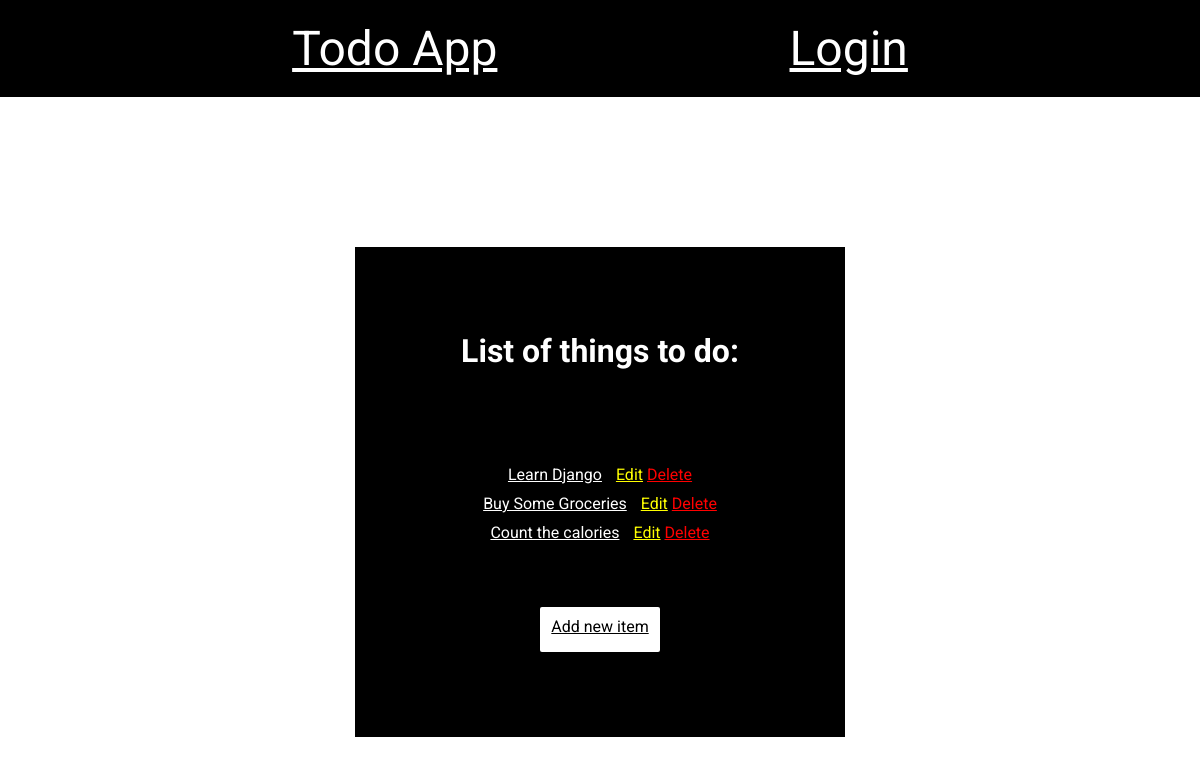
The app's page /, older data.
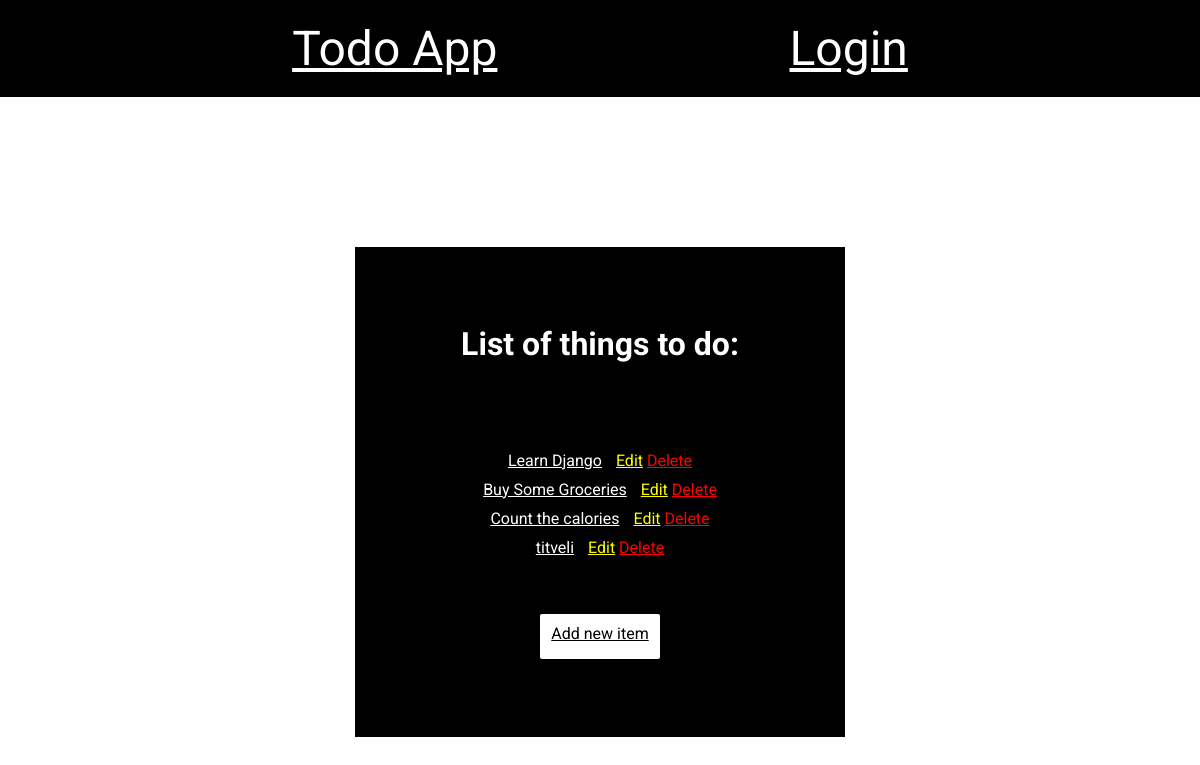
The same page, newer data.
### base/models.py (models this page shows)
class ToDoList(models.Model):
    title = models.CharField(max_length=200, null=False)
    description = models.TextField(null=False)
    def __str__(self):
        return self.title

### base/views.py (the view)
# urls.py: path("", views.home, name="home"),
def home(request):
    todos = ToDoList.objects.all()
    context = {"todo_list": todos}
    return render(request, 'base/home.html', context)

### base/templates/base/home.html
{% extends "main.html" %}
{% load static %}
{% block content %}
    <main>
        <div class="container">
            <h1>List of things to do:</h1>
            <ul>
                {% for todo in todo_list %}
                    <li>
                        <a class="title" href="{% url 'single' todo.id %}">{{ todo }}</a>
                        <a class='edit' href="{% url 'edit' todo.id %}">Edit</a>
                        <a class="delete" href="">Delete</a>
                    </li>
                {% endfor %}
            </ul>
             <a class="create-link" href="{% url 'create' %}">Add new item</a>
        </div>
    </main>
{% endblock content %}

### templates/main.html (shortened to what this page needs)
<!DOCTYPE html>
{% load static %}
<html>
    <head>
        <link rel="stylesheet" href="{% static 'css/styles.css' %}" type="text/css">
    </head>
    <body>
        {% include 'navbar.html' %}
        {% block content %}
        {% endblock content  %}
    </body>
</html>

### templates/navbar.html (shortened to what this page needs)
<header>
    <a href="{% url 'home' %}">Todo App</a>
    {% if request.user.is_authenticated %}
        <a href="{% url 'logout' %}">Logout</a>
    {% else %}
                <a href="{% url 'login_page' %}" class="login">Login</a>
    {% endif %}
</header>

### static/css/styles.css (style rules this page uses)
* { margin: 0; padding: 0; font-family: 'Roboto', sans-serif; }
header { display: flex; justify-content: space-evenly; background-color: black; }
header a { padding: 20px 0px; font-size:3rem; color: white; }
main { display: flex; place-items: center; flex-direction: column; background: black; margin: 150px auto 0px auto; color: white; width: 450px; height: 450px; padding: 20px; }
main .container { display: flex; height: 450px; width: 450px; flex-direction: column; text-align: center; justify-content: space-evenly; border-radius: 10px; }
main .container h1 { margin-bottom: 30px; }
main .container ul { list-style: none; display: flex; flex-direction: column; gap:10px; }
main .container ul li .title { color: white; margin-right: 10px; }
main .container ul li .edit { color: yellow; }
main .container ul li .delete { color: red; }
main .container .create-link { color: black; background-color:white; margin: 0 auto; padding: 10px 10px; width: 100px; height: 25px; border-radius: 2px; }

Row changes from the older to the newer data that the page shows:
added ToDoList: title "titveli"
